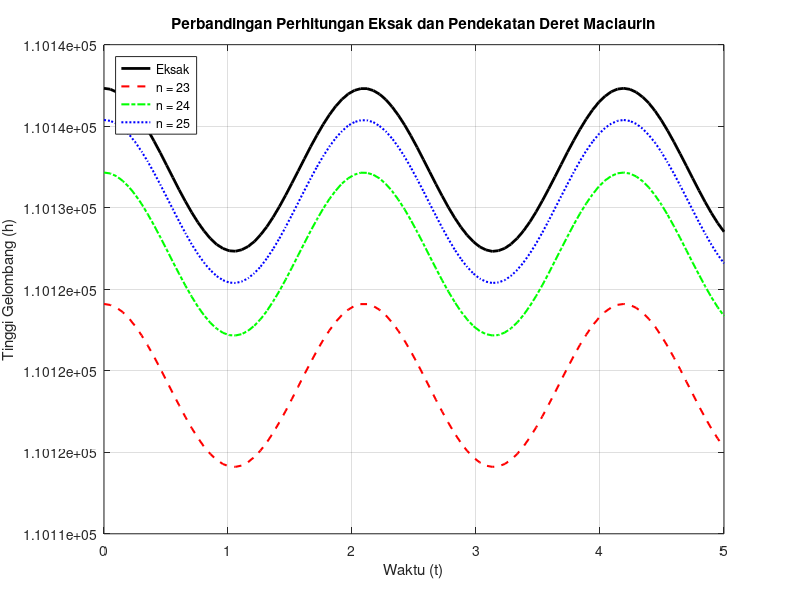

Here is the MATLAB script that generated this plot:
% =========================================================================
% PROGRAM UTAMA: RESPONSI 1 PRAKTIKUM METODE NUMERIK
% Nama Program : Responsi1_Lengkap.m
% Deskripsi    : Menyelesaikan Kasus 1 (Galat), Kasus 2 (SPL), dan
%                Kasus 3 (Persamaan Non-Linier) menggunakan GNU Octave.
% =========================================================================

clear; clc; close all;

fprintf('=========================================================\n');
fprintf('       EKsekusi PROGRAM RESPONSI 1 METODE NUMERIK        \n');
fprintf('=========================================================\n\n');

%% =========================================================================
% KASUS 1: GALAT DAN DERET TAYLOR / MACLAURIN
% =========================================================================
fprintf('--- MENJALANKAN KASUS 1: Galat & Deret Maclaurin ---\n');

% 1. Inisialisasi Parameter Kasus 1
lambda = 12;
v = 36;
x = 10;
h0 = 5;
t = linspace(0, 5, 100); % Rentang waktu 0 sampai 5 dengan 100 titik diskrit

% 2. Perhitungan Eksak (Menggunakan fungsi bawaan Octave)
h_eksak = h0 .* (cos((t * v) / lambda) + exp(x));

% 3. Fungsi Pendekatan Deret Maclaurin untuk Suku n = 23, 24, 25
% Inisialisasi matriks penampung hasil
h_n23 = zeros(size(t));
h_n24 = zeros(size(t));
h_n25 = zeros(size(t));

% Looping untuk setiap titik waktu t
for i = 1:length(t)
    ti = t(i);

    % --- Pendekatan cos(x_cos) menggunakan Deret Maclaurin ---
    % x_cos = (ti * v) / lambda
    x_cos = (ti * v) / lambda;

    sum_cos_23 = 0; sum_cos_24 = 0; sum_cos_25 = 0;
    for k = 0:25
        term = ((-1)^k * (x_cos^(2*k))) / factorial(2*k);
        if k <= 23, sum_cos_23 = sum_cos_23 + term; end
        if k <= 24, sum_cos_24 = sum_cos_24 + term; end
        if k <= 25, sum_cos_25 = sum_cos_25 + term; end
    end

    % --- Pendekatan exp(x) menggunakan Deret Maclaurin ---
    sum_exp_23 = 0; sum_exp_24 = 0; sum_exp_25 = 0;
    for k = 0:25
        term = (x^k) / factorial(k);
        if k <= 23, sum_exp_23 = sum_exp_23 + term; end
        if k <= 24, sum_exp_24 = sum_exp_24 + term; end
        if k <= 25, sum_exp_25 = sum_exp_25 + term; end
    end

    % Menghitung nilai h pendekatan
    h_n23(i) = h0 * (sum_cos_23 + sum_exp_23);
    h_n24(i) = h0 * (sum_cos_24 + sum_exp_24);
    h_n25(i) = h0 * (sum_cos_25 + sum_exp_25);
end

% 4. Perhitungan Galat Mutlak dan Rerata Galat
galat_23 = abs(h_eksak - h_n23);
galat_24 = abs(h_eksak - h_n24);
galat_25 = abs(h_eksak - h_n25);

rerata_galat_23 = mean(galat_23);
rerata_galat_24 = mean(galat_24);
rerata_galat_25 = mean(galat_25);

fprintf('Rerata Galat Mutlak (n=23) : %.6f\n', rerata_galat_23);
fprintf('Rerata Galat Mutlak (n=24) : %.6f\n', rerata_galat_24);
fprintf('Rerata Galat Mutlak (n=25) : %.6f\n\n', rerata_galat_25);

% 5. Visualisasi Grafik Kasus 1
figure('Name', 'Kasus 1: Perbandingan Gelombang Air Laut', 'Color', 'white');
plot(t, h_eksak, 'k-', 'LineWidth', 2); hold on;
plot(t, h_n23, 'r--', 'LineWidth', 1.5);
plot(t, h_n24, 'g-.', 'LineWidth', 1.5);
plot(t, h_n25, 'b:', 'LineWidth', 1.5);
xlabel('Waktu (t)');
ylabel('Tinggi Gelombang (h)');
title('Perbandingan Perhitungan Eksak dan Pendekatan Deret Maclaurin');
legend('Eksak', 'n = 23', 'n = 24', 'n = 25', 'Location', 'northwest');
grid on; hold off;


%% =========================================================================
% KASUS 2: SISTEM PERSAMAAN LINIER (SPL) METODE LANGSUNG
% =========================================================================
fprintf('--- MENJALANKAN KASUS 2: SPL Metode Langsung ---\n');

% Penyusunan Matriks Koefisien (A) dan Vektor Konstanta (B)
% Setelah konversi satuan ke Kilogram (kg):
% x1 = Beras, x2 = Telur, x3 = Tepung, x4 = Ayam
A = [2.5, 1.5, 5.0, 0.5;   % Adel
     4.0, 0.75, 1.0, 2.0;   % Briza (40 hg = 4 kg)
     2.0, 1.5,  0.5, 6.0;   % Caca  (2000g=2kg, 15hg=1.5kg, 50dag=0.5kg, 6000g=6kg)
     1.0, 4.25, 2.0, 0.9];  % Dinda (4250g=4.25kg, 20hg=2kg, 9hg=0.9kg)

B = [161000;
     149000;
     251500;
     173000];

% Menyelesaikan SPL menggunakan Metode Langsung (Operator Backslash / Eliminasi Gauss)
harga_bahan = A \ B;

fprintf('Hasil Harga Bahan Makanan per Kilogram:\n');
fprintf('  - Harga Beras (x1)  : Rp %.2f\n', harga_bahan(1));
fprintf('  - Harga Telur (x2)  : Rp %.2f\n', harga_bahan(2));
fprintf('  - Harga Tepung (x3) : Rp %.2f\n', harga_bahan(3));
fprintf('  - Harga Ayam (x4)   : Rp %.2f\n\n', harga_bahan(4));


%% =========================================================================
% KASUS 3: PERSAMAAN NON-LINIER (METODE BISEKSI)
% =========================================================================
fprintf('--- MENJALANKAN KASUS 3: Persamaan Non-Linier (Biseksi) ---\n');

% 1. Definisi Fungsi Non-Linier f(r) = 4*pi*r^3 - 900 = 0
f = @(r) 4 * pi * r^3 - 900;

% 2. Menentukan Batas Awal (Berdasarkan analisis grafik f(r))
% Misal ambil interval awal xl = 1 dan xu = 5
xl = 1;
xu = 5;

% Pengecekan awal syarat biseksi
if f(xl) * f(xu) > 0
    error('Interval awal tidak mengapit akar! Silakan ganti nilai xl dan xu.');
end

% 3. Algoritma Metode Biseksi
tol = 1e-6;   % Toleransi error
max_iter = 100;
iter = 0;
r_akar = 0;

while (xu - xl) / 2 > tol && iter < max_iter
    iter = iter + 1;
    r_akar = (xl + xu) / 2;

    if f(r_akar) == 0
        break; % Akar pas ditemukan
    elseif f(xl) * f(r_akar) < 0
        xu = r_akar;
    else
        xl = r_akar;
    end
end

% 4. Menghitung Volume Tabung di Luar Bola
% V_luar = (2/3) * pi * r^3
v_luar = (2/3) * pi * (r_akar^3);

fprintf('Hasil Perhitungan Kasus 3:\n');
fprintf('  - Jari-jari (r) bola/tabung : %.4f cm\n', r_akar);
fprintf('  - Volume Tabung di Luar Bola : %.4f cm^3\n', v_luar);
fprintf('  - Jumlah Iterasi Biseksi     : %d\n', iter);
fprintf('=========================================================\n');
